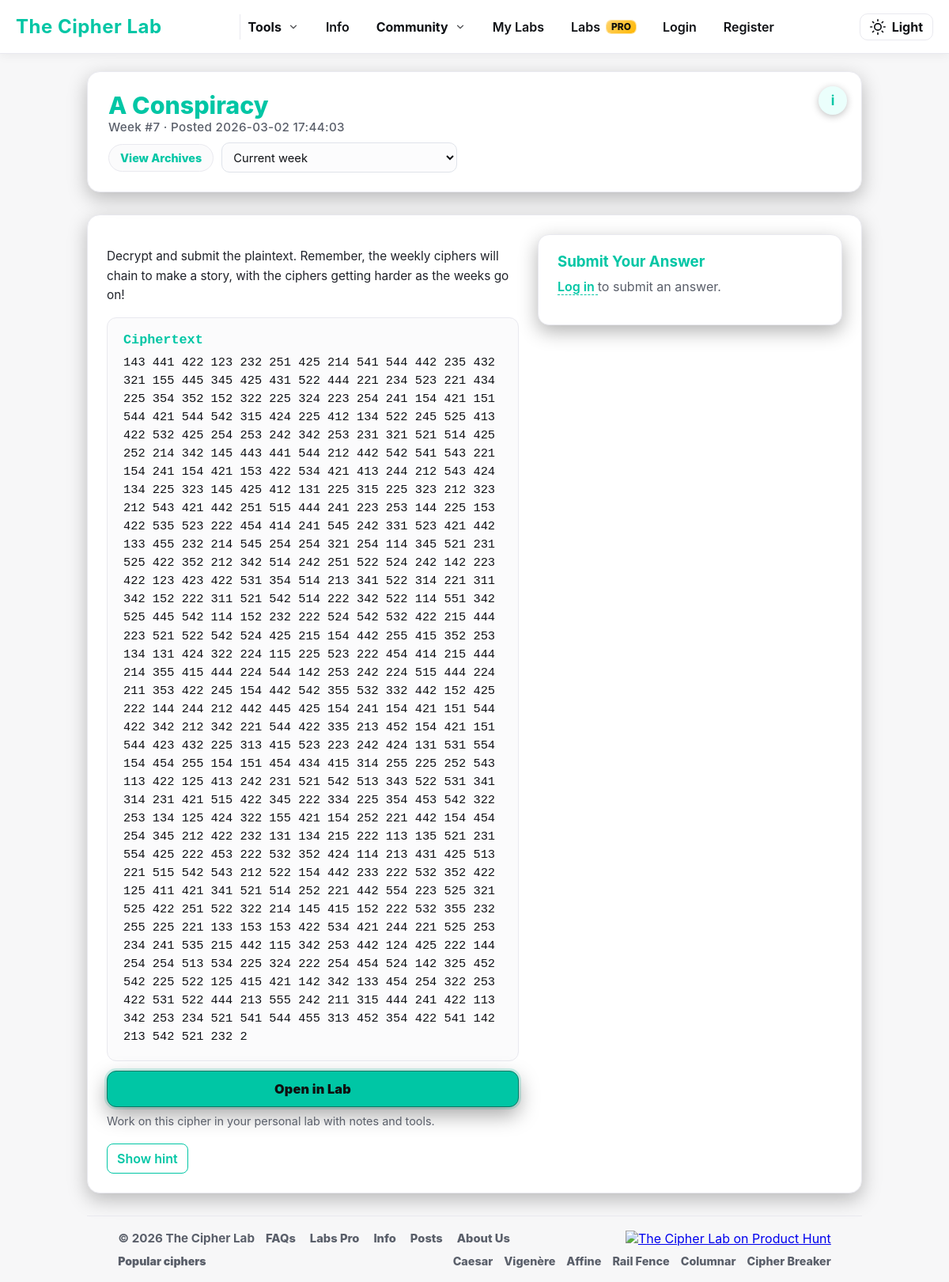
The page /weekly on the database as committed earlier.
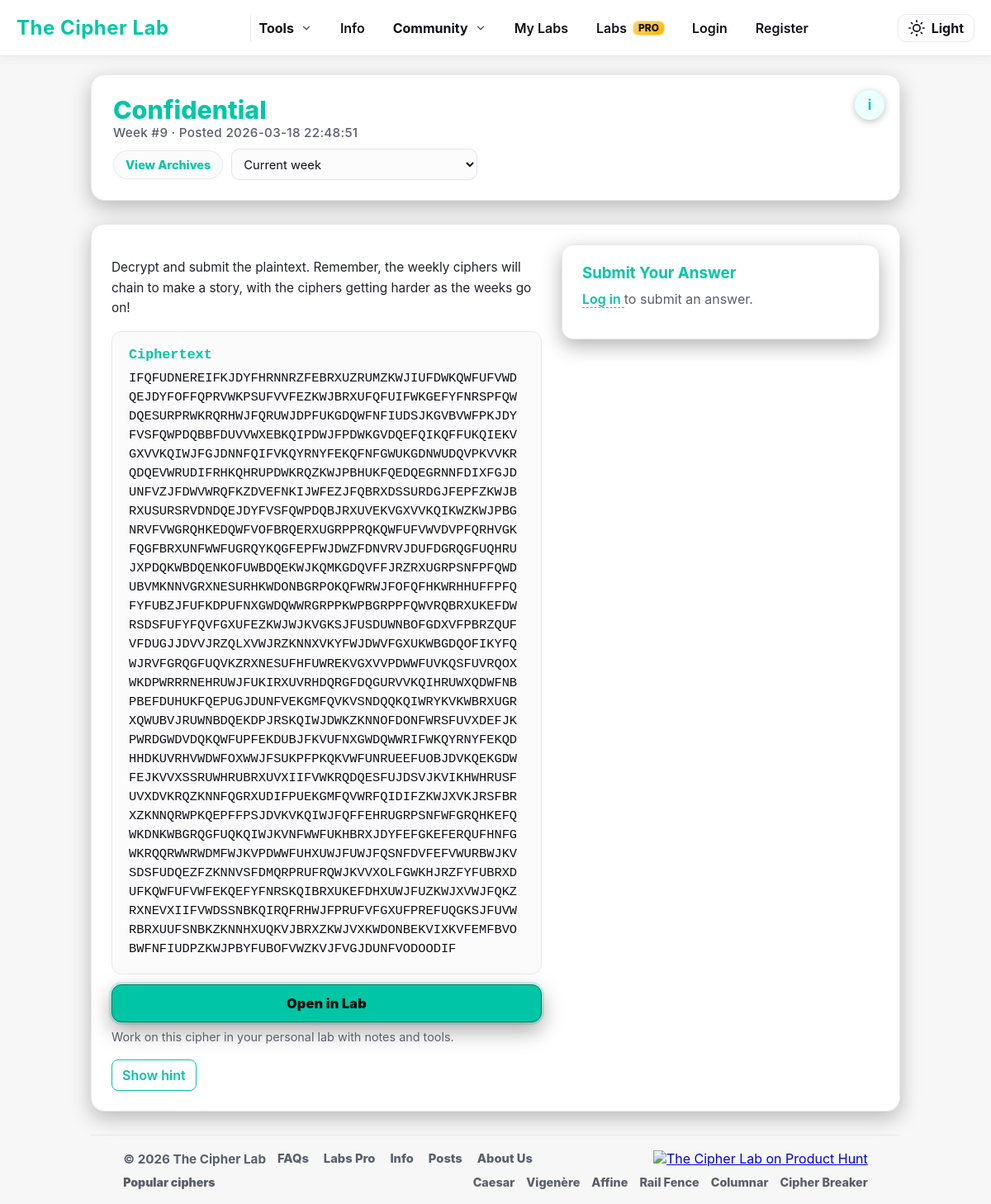
The same page on the database as committed later.
### tables this page shows
CREATE TABLE weekly_cipher (
    id INTEGER PRIMARY KEY CHECK (id=1),
    week_number INTEGER NOT NULL,
    title TEXT NOT NULL,
    description TEXT,
    ciphertext TEXT NOT NULL,
    solution TEXT NOT NULL,
    hint TEXT,
    posted_at TEXT NOT NULL
, score_start_at TEXT);

### app.py (the view, shortened to what this page needs)
@app.route("/weekly")
def weekly_page():
    user = current_user()
    user_is_admin = is_admin(user)
    conn = get_db()
    cur = conn.cursor()
    cur.execute("SELECT * FROM weekly_cipher WHERE id=1 LIMIT 1")
    wc = cur.fetchone()
    archives = cur.execute(
        """
        SELECT week_number, title, posted_at
        FROM weekly_cipher_archive
        ORDER BY week_number DESC
        LIMIT 24
        """
    ).fetchall()
    solved = False
    user_score = 0
    conn.close()
    return render_template(
        "weekly_cipher.html",
        wc=wc,
        user=user,
        user_is_admin=user_is_admin,
        already_solved=solved,
        solved_score=user_score,
        is_archive=False,
        archives=archives,
        current_week_number=(wc["week_number"] if wc else None),
    )

### app.py (called while the page is built, shortened)
@app.after_request
def add_security_headers(resp):
    resp.headers["X-Content-Type-Options"] = "nosniff"
    resp.headers["X-Frame-Options"] = "DENY"
    resp.headers["Referrer-Policy"] = "strict-origin-when-cross-origin"
    resp.headers["Content-Security-Policy"] = (
        "default-src 'self'; "
        "img-src 'self' data: https://api.producthunt.com https://ph-files.imgix.net https://www.producthunt.com; "
        "script-src 'self' 'unsafe-inline' https://www.producthunt.com; "
        "style-src 'self' 'unsafe-inline'; "
        "frame-src https://www.producthunt.com;"
    )
    return resp

def is_admin(user):
    if not user:
        return False
    return (user.get("is_admin") == 1) or (user.get("email", "").lower() == ADMIN_EMAIL.lower())

@app.before_request
def clear_flash_on_login():
    if request.endpoint == "login" and request.method == "GET":
        if "_flashes" not in session:
            session.pop("_flashes", None)

@app.context_processor
def inject_now_year():
    return {"now_year": datetime.utcnow().year}

@app.context_processor
def inject_user_setup_flags():
    u = current_user()
    if not u:
        return {}

### templates/weekly_cipher.html (shortened to what this page needs)
<!DOCTYPE html>
<html lang="en">
<head>
  <link rel="stylesheet" href="{{ url_for('static', filename='style.css') }}">
</head>
<body>
  {% include 'base_nav.html' %}
  <main class="weekly-wrap">
    <section class="weekly-header">
      <div>
        <h1 class="weekly-title">{{ wc.title }}</h1>
        <div class="weekly-meta">
          Week #{{ wc.week_number }} · Posted {{ wc.posted_at[:19].replace('T',' ') }}
        </div>
        <div class="archive-nav">
<a class="archive-btn" href="{{ url_for('weekly_archives') }}">View Archives</a>
          {% if archives and archives|length > 0 %}
            <select id="archive-select" class="archive-select" aria-label="Jump to archived week">
              <option value="current" {% if not is_archive %}selected{% endif %}>Current week</option>
            </select>
          {% endif %}
        </div>
      </div>
      <button class="info-btn" title="About the Weekly Cipher">i</button>
    </section>
    <section class="weekly-body">
      <div>
        {% if wc.description %}
          <p class="desc">{{ wc.description }}</p>
        {% endif %}
        <div class="cipher-block">
          <div class="cipher-label" id="cipher-label">Ciphertext</div>
          <div class="ciphertext" id="ciphertext-box">{{ wc.ciphertext }}</div>
        </div>
        <button id="open-lab" class="lab-btn" type="button">Open in Lab</button>
        <div class="lab-helper">
          Work on this cipher in your personal lab with notes and tools.
        </div>
        {% if wc.hint %}
          <div class="hint-wrap">
            <div class="hint-row">
              <button class="hint-toggle" id="hint-toggle">Show hint</button>
            </div>
          </div>
        {% endif %}
      </div>
      <div class="submit-card">
        <h3>Submit Your Answer</h3>
        {% if is_archive %}
          <p style="color:var(--muted);margin:0 0 10px 0;">
            This is an archived puzzle — submissions are closed.
          </p>
          <button id="reveal-solution" class="lab-btn" type="button" style="width:100%;margin-bottom:10px;">
            Official Decrypt
          </button>
          <a class="lab-btn" href="{{ url_for('weekly_page') }}" style="text-decoration:none;text-align:center;width:100%;">Back to current week</a>
        {% else %}
        {% if already_solved %}
          <p style="color:var(--accent);font-weight:700;margin:0 0 6px 0;">
            ✅ You’ve already solved this week’s cipher — great job!
          </p>
          <p style="color:var(--muted);margin:0;">
            Already solved — <strong>{{ solved_score or 0 }}</strong> points earned.
          </p>
        {% elif not user %}
          <p style="color:var(--muted);margin-top:0;">
            <a href="{{ url_for('login') }}?next={{ request.path }}"
               style="color:var(--accent);font-weight:600;text-decoration:none;border-bottom:1px dashed var(--accent);">
              Log in
            </a> to submit an answer.
          </p>
        {% endif %}
        {% endif %}
      </div>
    </section>
      {% include "base_footer.html" %}
  </main>
</body>
</html>

Rows that differ between the two databases and show on the page:
changed weekly_cipher: title "A Conspiracy" → "Confidential"; week_number "7" → "9"; posted_at "2026-03-02 17:44:03" → "2026-03-18 22:48:51"; ciphertext "143 441 422 123 232 251 425 214 541 544 442 235 432 321 155 445 345 425 431 522 444 221 234 523 221 434 225 354 352 152 322 225 324 223 254 241 154 421 151 544 421 544 542 315 424 225 412 134 522 245 525 413 422 532 425 254 253 242 342 253 231 321 521 514 425 252 214 342 145 443 441 544 212 442 542 541 543 221 154 241 154 421 153 422 534 421 413 244 212 543 424 134 225 323 145 425 412 131 225 315 225 323 212 323 212 543 421 442 251 515 444 241 223 253 144 225 153 422 535 523 222 454 414 241 545 242 331 523 421 442 133 455 232 214 545 254 254 321 254 114 345 521 231 525 422 352 212 342 514 242 251 522 524 242 142 223 422 123 423 422 531 354 514 213 341 522 314 221 311 342 152 222 311 521 542…" → "IFQFUDNEREIFKJDYFHRNNRZFEBRXUZRUMZKWJIUFDWKQWFUFVWDQEJDYFOFFQPRVWKPSUFVVFEZKWJBRXUFQFUIFWKGEFYFNRSPFQWDQESURPRWKRQRHWJFQRUWJDPFUKGDQWFNFIUDSJKGVBVWFPKJDYFVSFQWPDQBBFDUVVWXEBKQIPDWJFPDWKGVDQEFQIKQFFUKQIEKVGXVVKQIWJFGJDNNFQIFVKQYRNYFEKQFNFGWUKGDNWUDQVPKVVKRQDQEVWRUDIFRHKQHRUPDWKRQZKWJPBHUKFQEDQEGRNNFDIXFGJDUNFVZJFDWVWRQFKZDVEFNKIJWFEZJFQBRXDSSURDGJFEPFZKWJBRXUSURSRVDNDQEJDYFVSFQWPDQBJRXUVEKVGXVVKQIKWZKWJPBGNRVFVWGRQHKEDQWFVOFBRQERXUGRPPRQKQWFUFVWVDVPFQRHVGKFQGFBRXUNFWWFUGRQYKQGFEPFWJDWZFDNVRVJDUFDGRQGFUQHRUJXPDQKWBDQENKOFUWBDQEKWJKQMKGDQVFFJRZRXUGRPSNFPFQWDUBVMKNNVGRXNESURHKWDONBGRPOKQFWRWJFOFQFHKWRHHUFFPFQFYFUBZJFUFKDPUFNXGWDQWWRGRPPKWPBGRPPFQWVRQBRXUKEFDWRSDSFUFYFQVFGXUFEZKWJWJKVGKSJFUSDUWNB…"
